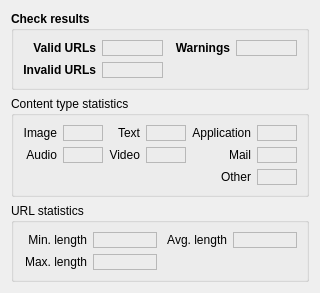
       <widget class="QFrame" name="statistics">
        <property name="sizePolicy">
         <sizepolicy hsizetype="Minimum" vsizetype="Preferred">
          <horstretch>0</horstretch>
          <verstretch>0</verstretch>
         </sizepolicy>
        </property>
        <property name="lineWidth">
         <number>0</number>
        </property>
        <layout class="QVBoxLayout" name="verticalLayout_2">
         <item>
          <widget class="QGroupBox" name="groupBox">
           <property name="sizePolicy">
            <sizepolicy hsizetype="Minimum" vsizetype="Preferred">
             <horstretch>0</horstretch>
             <verstretch>0</verstretch>
            </sizepolicy>
           </property>
           <property name="font">
            <font>
             <weight>75</weight>
             <bold>true</bold>
            </font>
           </property>
           <property name="title">
            <string>Check results</string>
           </property>
           <layout class="QGridLayout" name="gridLayout">
            <item row="0" column="0">
             <widget class="QLabel" name="label_24">
              <property name="sizePolicy">
               <sizepolicy hsizetype="Minimum" vsizetype="Preferred">
                <horstretch>0</horstretch>
                <verstretch>0</verstretch>
               </sizepolicy>
              </property>
              <property name="text">
               <string>Valid URLs</string>
              </property>
              <property name="alignment">
               <set>Qt::AlignRight|Qt::AlignTrailing|Qt::AlignVCenter</set>
              </property>
             </widget>
            </item>
            <item row="0" column="1">
             <widget class="QLabel" name="stats_valid_urls">
              <property name="sizePolicy">
               <sizepolicy hsizetype="Minimum" vsizetype="Preferred">
                <horstretch>0</horstretch>
                <verstretch>0</verstretch>
               </sizepolicy>
              </property>
              <property name="minimumSize">
               <size>
                <width>30</width>
                <height>0</height>
               </size>
              </property>
              <property name="frameShape">
               <enum>QFrame::StyledPanel</enum>
              </property>
              <property name="frameShadow">
               <enum>QFrame::Sunken</enum>
              </property>
              <property name="text">
               <string/>
              </property>
              <property name="textFormat">
               <enum>Qt::RichText</enum>
              </property>
              <property name="openExternalLinks">
               <bool>true</bool>
              </property>
             </widget>
            </item>
            <item row="0" column="2">
             <widget class="QLabel" name="label_26">
              <property name="sizePolicy">
               <sizepolicy hsizetype="Minimum" vsizetype="Preferred">
                <horstretch>0</horstretch>
                <verstretch>0</verstretch>
               </sizepolicy>
              </property>
              <property name="text">
               <string>Warnings</string>
              </property>
              <property name="alignment">
               <set>Qt::AlignRight|Qt::AlignTrailing|Qt::AlignVCenter</set>
              </property>
             </widget>
            </item>
            <item row="0" column="3">
             <widget class="QLabel" name="stats_warnings">
              <property name="sizePolicy">
               <sizepolicy hsizetype="Minimum" vsizetype="Preferred">
                <horstretch>0</horstretch>
                <verstretch>0</verstretch>
               </sizepolicy>
              </property>
              <property name="minimumSize">
               <size>
                <width>30</width>
                <height>0</height>
               </size>
              </property>
              <property name="frameShape">
               <enum>QFrame::StyledPanel</enum>
              </property>
              <property name="frameShadow">
               <enum>QFrame::Sunken</enum>
              </property>
              <property name="text">
               <string/>
              </property>
              <property name="textFormat">
               <enum>Qt::RichText</enum>
              </property>
              <property name="openExternalLinks">
               <bool>true</bool>
              </property>
             </widget>
            </item>
            <item row="1" column="0">
             <widget class="QLabel" name="label_25">
              <property name="sizePolicy">
               <sizepolicy hsizetype="Minimum" vsizetype="Preferred">
                <horstretch>0</horstretch>
                <verstretch>0</verstretch>
               </sizepolicy>
              </property>
              <property name="text">
               <string>Invalid URLs</string>
              </property>
              <property name="alignment">
               <set>Qt::AlignRight|Qt::AlignTrailing|Qt::AlignVCenter</set>
              </property>
             </widget>
            </item>
            <item row="1" column="1">
             <widget class="QLabel" name="stats_invalid_urls">
              <property name="sizePolicy">
               <sizepolicy hsizetype="Minimum" vsizetype="Preferred">
                <horstretch>0</horstretch>
                <verstretch>0</verstretch>
               </sizepolicy>
              </property>
              <property name="minimumSize">
               <size>
                <width>30</width>
                <height>0</height>
               </size>
              </property>
              <property name="frameShape">
               <enum>QFrame::StyledPanel</enum>
              </property>
              <property name="frameShadow">
               <enum>QFrame::Sunken</enum>
              </property>
              <property name="text">
               <string/>
              </property>
              <property name="textFormat">
               <enum>Qt::RichText</enum>
              </property>
              <property name="openExternalLinks">
               <bool>true</bool>
              </property>
             </widget>
            </item>
           </layout>
          </widget>
         </item>
         <item>
          <widget class="QGroupBox" name="groupBox_3">
           <property name="sizePolicy">
            <sizepolicy hsizetype="Minimum" vsizetype="Preferred">
             <horstretch>0</horstretch>
             <verstretch>0</verstretch>
            </sizepolicy>
           </property>
           <property name="title">
            <string>Content type statistics</string>
           </property>
           <layout class="QGridLayout" name="gridLayout_2">
            <item row="0" column="0">
             <widget class="QLabel" name="label_6">
              <property name="sizePolicy">
               <sizepolicy hsizetype="Minimum" vsizetype="Preferred">
                <horstretch>0</horstretch>
                <verstretch>0</verstretch>
               </sizepolicy>
              </property>
              <property name="text">
               <string>Image</string>
              </property>
              <property name="alignment">
               <set>Qt::AlignRight|Qt::AlignTrailing|Qt::AlignVCenter</set>
              </property>
             </widget>
            </item>
            <item row="0" column="1">
             <widget class="QLabel" name="stats_content_image">
              <property name="sizePolicy">
               <sizepolicy hsizetype="Minimum" vsizetype="Preferred">
                <horstretch>0</horstretch>
                <verstretch>0</verstretch>
               </sizepolicy>
              </property>
              <property name="minimumSize">
               <size>
                <width>40</width>
                <height>0</height>
               </size>
              </property>
              <property name="frameShape">
               <enum>QFrame::StyledPanel</enum>
              </property>
              <property name="frameShadow">
               <enum>QFrame::Sunken</enum>
              </property>
              <property name="text">
               <string/>
              </property>
              <property name="textFormat">
               <enum>Qt::RichText</enum>
              </property>
              <property name="openExternalLinks">
               <bool>true</bool>
              </property>
             </widget>
            </item>
            <item row="0" column="2">
             <widget class="QLabel" name="label_13">
              <property name="sizePolicy">
               <sizepolicy hsizetype="Minimum" vsizetype="Preferred">
                <horstretch>0</horstretch>
                <verstretch>0</verstretch>
               </sizepolicy>
              </property>
              <property name="text">
               <string>Text</string>
              </property>
              <property name="alignment">
               <set>Qt::AlignRight|Qt::AlignTrailing|Qt::AlignVCenter</set>
              </property>
             </widget>
            </item>
            <item row="0" column="3">
             <widget class="QLabel" name="stats_content_text">
              <property name="sizePolicy">
               <sizepolicy hsizetype="Minimum" vsizetype="Preferred">
                <horstretch>0</horstretch>
                <verstretch>0</verstretch>
               </sizepolicy>
              </property>
              <property name="minimumSize">
               <size>
                <width>40</width>
                <height>0</height>
               </size>
              </property>
              <property name="frameShape">
               <enum>QFrame::StyledPanel</enum>
              </property>
              <property name="frameShadow">
               <enum>QFrame::Sunken</enum>
              </property>
              <property name="text">
               <string/>
              </property>
              <property name="textFormat">
               <enum>Qt::RichText</enum>
              </property>
              <property name="openExternalLinks">
               <bool>true</bool>
              </property>
             </widget>
            </item>
            <item row="0" column="4">
             <widget class="QLabel" name="label_27">
              <property name="sizePolicy">
               <sizepolicy hsizetype="Minimum" vsizetype="Preferred">
                <horstretch>0</horstretch>
                <verstretch>0</verstretch>
               </sizepolicy>
              </property>
              <property name="text">
               <string>Application</string>
              </property>
              <property name="alignment">
               <set>Qt::AlignRight|Qt::AlignTrailing|Qt::AlignVCenter</set>
              </property>
             </widget>
            </item>
            <item row="0" column="5">
             <widget class="QLabel" name="stats_content_application">
              <property name="sizePolicy">
               <sizepolicy hsizetype="Minimum" vsizetype="Preferred">
                <horstretch>0</horstretch>
                <verstretch>0</verstretch>
               </sizepolicy>
              </property>
              <property name="minimumSize">
               <size>
                <width>40</width>
                <height>0</height>
               </size>
              </property>
              <property name="frameShape">
               <enum>QFrame::StyledPanel</enum>
              </property>
              <property name="frameShadow">
               <enum>QFrame::Sunken</enum>
              </property>
              <property name="text">
               <string/>
              </property>
              <property name="textFormat">
               <enum>Qt::RichText</enum>
              </property>
              <property name="openExternalLinks">
               <bool>true</bool>
              </property>
             </widget>
            </item>
            <item row="1" column="0">
             <widget class="QLabel" name="label_17">
              <property name="sizePolicy">
               <sizepolicy hsizetype="Minimum" vsizetype="Preferred">
                <horstretch>0</horstretch>
                <verstretch>0</verstretch>
               </sizepolicy>
              </property>
              <property name="text">
               <string>Audio</string>
              </property>
              <property name="alignment">
               <set>Qt::AlignRight|Qt::AlignTrailing|Qt::AlignVCenter</set>
              </property>
             </widget>
            </item>
            <item row="1" column="1">
             <widget class="QLabel" name="stats_content_audio">
              <property name="sizePolicy">
               <sizepolicy hsizetype="Minimum" vsizetype="Preferred">
                <horstretch>0</horstretch>
                <verstretch>0</verstretch>
               </sizepolicy>
              </property>
              <property name="minimumSize">
               <size>
                <width>40</width>
                <height>0</height>
               </size>
              </property>
              <property name="frameShape">
               <enum>QFrame::StyledPanel</enum>
              </property>
              <property name="frameShadow">
               <enum>QFrame::Sunken</enum>
              </property>
              <property name="text">
               <string/>
              </property>
              <property name="textFormat">
               <enum>Qt::RichText</enum>
              </property>
              <property name="openExternalLinks">
               <bool>true</bool>
              </property>
             </widget>
            </item>
            <item row="1" column="2">
             <widget class="QLabel" name="label_21">
              <property name="sizePolicy">
               <sizepolicy hsizetype="Minimum" vsizetype="Preferred">
                <horstretch>0</horstretch>
                <verstretch>0</verstretch>
               </sizepolicy>
              </property>
              <property name="text">
               <string>Video</string>
              </property>
              <property name="alignment">
               <set>Qt::AlignRight|Qt::AlignTrailing|Qt::AlignVCenter</set>
              </property>
             </widget>
            </item>
            <item row="1" column="3">
             <widget class="QLabel" name="stats_content_video">
              <property name="sizePolicy">
               <sizepolicy hsizetype="Minimum" vsizetype="Preferred">
                <horstretch>0</horstretch>
                <verstretch>0</verstretch>
               </sizepolicy>
              </property>
              <property name="minimumSize">
               <size>
                <width>40</width>
                <height>0</height>
               </size>
              </property>
              <property name="frameShape">
               <enum>QFrame::StyledPanel</enum>
              </property>
              <property name="frameShadow">
               <enum>QFrame::Sunken</enum>
              </property>
              <property name="text">
               <string/>
              </property>
              <property name="textFormat">
               <enum>Qt::RichText</enum>
              </property>
              <property name="openExternalLinks">
               <bool>true</bool>
              </property>
             </widget>
            </item>
            <item row="2" column="5">
             <widget class="QLabel" name="stats_content_other">
              <property name="sizePolicy">
               <sizepolicy hsizetype="Minimum" vsizetype="Preferred">
                <horstretch>0</horstretch>
                <verstretch>0</verstretch>
               </sizepolicy>
              </property>
              <property name="minimumSize">
               <size>
                <width>40</width>
                <height>0</height>
               </size>
              </property>
              <property name="frameShape">
               <enum>QFrame::StyledPanel</enum>
              </property>
              <property name="frameShadow">
               <enum>QFrame::Sunken</enum>
              </property>
              <property name="text">
               <string/>
              </property>
              <property name="textFormat">
               <enum>Qt::RichText</enum>
              </property>
              <property name="openExternalLinks">
               <bool>true</bool>
              </property>
             </widget>
            </item>
            <item row="2" column="4">
             <widget class="QLabel" name="label_23">
              <property name="sizePolicy">
               <sizepolicy hsizetype="Minimum" vsizetype="Preferred">
                <horstretch>0</horstretch>
                <verstretch>0</verstretch>
               </sizepolicy>
              </property>
              <property name="text">
               <string>Other</string>
              </property>
              <property name="alignment">
               <set>Qt::AlignRight|Qt::AlignTrailing|Qt::AlignVCenter</set>
              </property>
             </widget>
            </item>
            <item row="1" column="5">
             <widget class="QLabel" name="stats_content_mail">
              <property name="sizePolicy">
               <sizepolicy hsizetype="Minimum" vsizetype="Preferred">
                <horstretch>0</horstretch>
                <verstretch>0</verstretch>
               </sizepolicy>
              </property>
              <property name="minimumSize">
               <size>
                <width>40</width>
                <height>0</height>
               </size>
              </property>
              <property name="frameShape">
               <enum>QFrame::StyledPanel</enum>
              </property>
              <property name="frameShadow">
               <enum>QFrame::Sunken</enum>
              </property>
              <property name="text">
               <string/>
              </property>
              <property name="textFormat">
               <enum>Qt::RichText</enum>
              </property>
              <property name="openExternalLinks">
               <bool>true</bool>
              </property>
             </widget>
            </item>
            <item row="1" column="4">
             <widget class="QLabel" name="label_22">
              <property name="sizePolicy">
               <sizepolicy hsizetype="Minimum" vsizetype="Preferred">
                <horstretch>0</horstretch>
                <verstretch>0</verstretch>
               </sizepolicy>
              </property>
              <property name="text">
               <string>Mail</string>
              </property>
              <property name="alignment">
               <set>Qt::AlignRight|Qt::AlignTrailing|Qt::AlignVCenter</set>
              </property>
             </widget>
            </item>
           </layout>
          </widget>
         </item>
         <item>
          <widget class="QGroupBox" name="groupBox_2">
           <property name="sizePolicy">
            <sizepolicy hsizetype="Minimum" vsizetype="Preferred">
             <horstretch>0</horstretch>
             <verstretch>0</verstretch>
            </sizepolicy>
           </property>
           <property name="title">
            <string>URL statistics</string>
           </property>
           <layout class="QGridLayout" name="gridLayout_3">
            <item row="0" column="0">
             <widget class="QLabel" name="label_18">
              <property name="sizePolicy">
               <sizepolicy hsizetype="Minimum" vsizetype="Preferred">
                <horstretch>0</horstretch>
                <verstretch>0</verstretch>
               </sizepolicy>
              </property>
              <property name="text">
               <string>Min. length</string>
              </property>
              <property name="alignment">
               <set>Qt::AlignRight|Qt::AlignTrailing|Qt::AlignVCenter</set>
              </property>
             </widget>
            </item>
            <item row="0" column="1">
             <widget class="QLabel" name="stats_url_minlen">
              <property name="sizePolicy">
               <sizepolicy hsizetype="Minimum" vsizetype="Preferred">
                <horstretch>0</horstretch>
                <verstretch>0</verstretch>
               </sizepolicy>
              </property>
              <property name="minimumSize">
               <size>
                <width>30</width>
                <height>0</height>
               </size>
              </property>
              <property name="frameShape">
               <enum>QFrame::StyledPanel</enum>
              </property>
              <property name="frameShadow">
               <enum>QFrame::Sunken</enum>
              </property>
              <property name="text">
               <string/>
              </property>
              <property name="textFormat">
               <enum>Qt::RichText</enum>
              </property>
              <property name="openExternalLinks">
               <bool>true</bool>
              </property>
             </widget>
            </item>
            <item row="0" column="2">
             <widget class="QLabel" name="label_20">
              <property name="sizePolicy">
               <sizepolicy hsizetype="Minimum" vsizetype="Preferred">
                <horstretch>0</horstretch>
                <verstretch>0</verstretch>
               </sizepolicy>
              </property>
              <property name="text">
               <string>Avg. length</string>
              </property>
              <property name="alignment">
               <set>Qt::AlignRight|Qt::AlignTrailing|Qt::AlignVCenter</set>
              </property>
             </widget>
            </item>
            <item row="0" column="3">
             <widget class="QLabel" name="stats_url_avglen">
              <property name="sizePolicy">
               <sizepolicy hsizetype="Minimum" vsizetype="Preferred">
                <horstretch>0</horstretch>
                <verstretch>0</verstretch>
               </sizepolicy>
              </property>
              <property name="minimumSize">
               <size>
                <width>30</width>
                <height>0</height>
               </size>
              </property>
              <property name="frameShape">
               <enum>QFrame::StyledPanel</enum>
              </property>
              <property name="frameShadow">
               <enum>QFrame::Sunken</enum>
              </property>
              <property name="text">
               <string/>
              </property>
              <property name="textFormat">
               <enum>Qt::RichText</enum>
              </property>
              <property name="openExternalLinks">
               <bool>true</bool>
              </property>
             </widget>
            </item>
            <item row="1" column="0">
             <widget class="QLabel" name="label_19">
              <property name="sizePolicy">
               <sizepolicy hsizetype="Minimum" vsizetype="Preferred">
                <horstretch>0</horstretch>
                <verstretch>0</verstretch>
               </sizepolicy>
              </property>
              <property name="text">
               <string>Max. length</string>
              </property>
              <property name="alignment">
               <set>Qt::AlignRight|Qt::AlignTrailing|Qt::AlignVCenter</set>
              </property>
             </widget>
            </item>
            <item row="1" column="1">
             <widget class="QLabel" name="stats_url_maxlen">
              <property name="sizePolicy">
               <sizepolicy hsizetype="Minimum" vsizetype="Preferred">
                <horstretch>0</horstretch>
                <verstretch>0</verstretch>
               </sizepolicy>
              </property>
              <property name="minimumSize">
               <size>
                <width>30</width>
                <height>0</height>
               </size>
              </property>
              <property name="frameShape">
               <enum>QFrame::StyledPanel</enum>
              </property>
              <property name="frameShadow">
               <enum>QFrame::Sunken</enum>
              </property>
              <property name="text">
               <string/>
              </property>
              <property name="textFormat">
               <enum>Qt::RichText</enum>
              </property>
              <property name="openExternalLinks">
               <bool>true</bool>
              </property>
             </widget>
            </item>
           </layout>
          </widget>
         </item>
        </layout>
       </widget>
